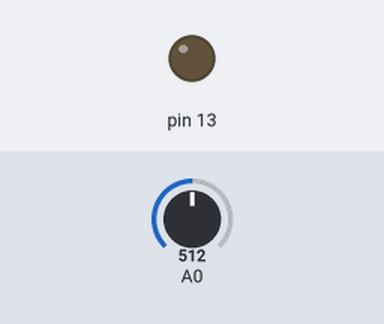
The sketch below on a simulated Arduino Uno, built with avr-gcc and run on an emulated ATmega328P. On the bench: output pins drawn as LEDs (lit = HIGH). The test bench sets the inputs (shaded band); at power-on: A0 = 512.

Above: at 1.2 s.
1.3 s: A0 set to 52
2.8 s: A0 set to 47
At 4.0 s:
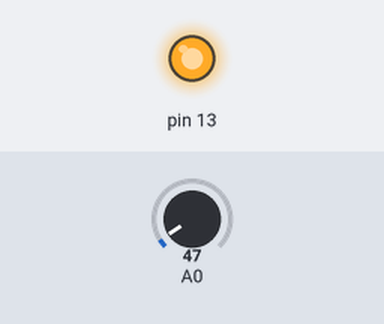
4.3 s: A0 set to 122
At 5.2 s:
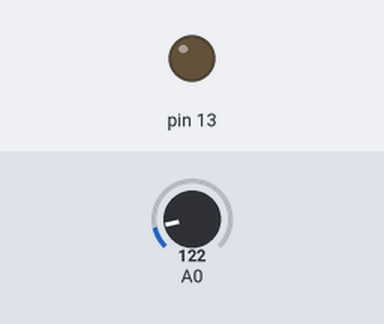
5.8 s: A0 set to 40
At 6.4 s:
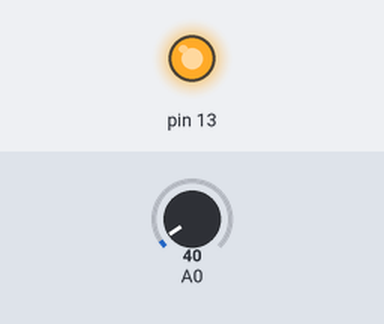
Timing chart, 0 to 8.3 s (numbered marks = the images above; inputs shaded):
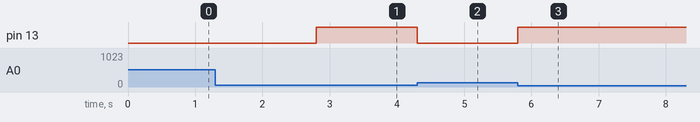

Measured:
- the behaviour switches between 50 and 49 on A0 (found by bisection; images 0 and 1)
- after the input at 1.3 s, every drawn part: stays the same
- after the input at 2.8 s, pin 13: LOW → HIGH at once
- after the input at 4.3 s, pin 13: HIGH → LOW at once
- after the input at 5.8 s, pin 13: LOW → HIGH at once

The sketch:

Kod.ino
```cpp
int deger;//deger Değişkenini Tanımladık
void setup() {
  pinMode(13,OUTPUT);
  //13 Numaralı Pini
  //Çıkış Olarak Tanımladık
}
void loop() {
  deger = analogRead(A0); //Değer Okuduk
  if(deger<50) //Değer 50'den Küçükse
    digitalWrite(13,HIGH); //Ledi Aç
  else  //Değilse(50'den Büyükse)
    digitalWrite(13,LOW);  //Ledi Kapat
}
```
